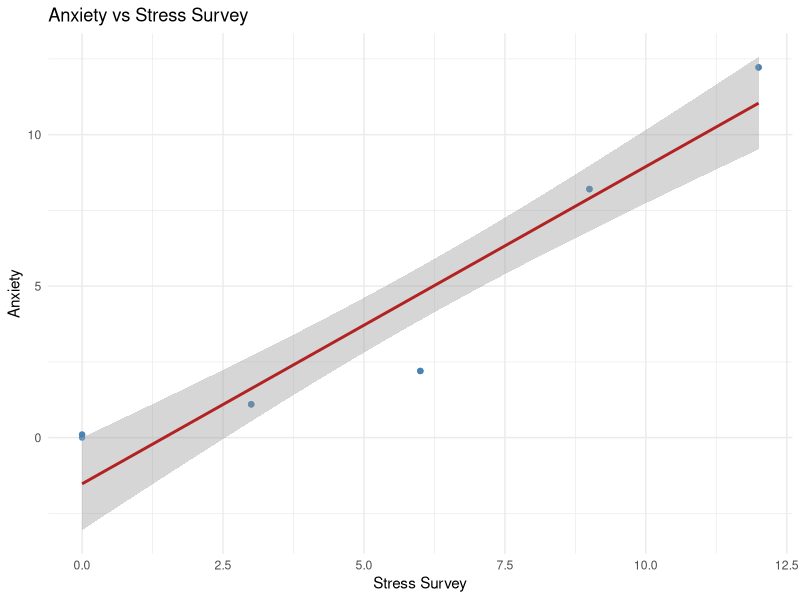
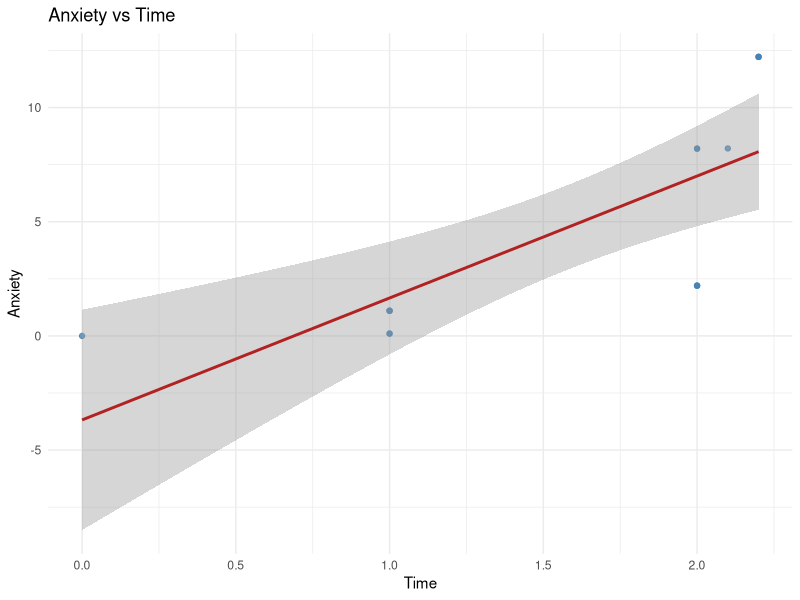

Here is the R script that generated these plots, in order:
## ---- chunk 1
#| echo: false
library(tidyverse)
library(broom)

# Data with known true relationships: Anxiety = Stress + 0.1 × Time
observDF <- tribble(
  ~Stress, ~StressSurvey, ~Time, ~Anxiety,
  0,0,0,0,
  0,0,1,0.1,
  0,0,1,0.1,
  1,3,1,1.1,
  1,3,1,1.1,
  1,3,1,1.1,
  2,6,2,2.2,
  2,6,2,2.2,
  2,6,2,2.2,
  8,9,2,8.2,
  8,9,2,8.2,
  8,9,2.1,8.21,
  12,12,2.2,12.22,
  12,12,2.2,12.22,
  12,12,2.2,12.22
)

observDF
## ---- chunk 2
#| label: anxiety-on-stress-survey
#| echo: false
# Bivariate regression: Anxiety on StressSurvey
model <- lm(Anxiety ~ StressSurvey, data = observDF)
summary(model)
## ---- chunk 3
#| label: plot-anxiety-vs-stresssurvey
#| echo: false
#| fig-cap: "Anxiety vs Stress Survey with fitted regression line and 95% CI"
# Scatter plot with regression line using ggplot2
ggplot(observDF, aes(x = StressSurvey, y = Anxiety)) +
  geom_point(color = "steelblue", alpha = 0.8) +
  geom_smooth(method = "lm", se = TRUE, color = "firebrick", linewidth = 1) +
  labs(
    title = "Anxiety vs Stress Survey",
    x = "Stress Survey",
    y = "Anxiety"
  ) +
  theme_minimal()
## ---- chunk 4
#| label: anxiety-on-time
#| echo: false
# Bivariate regression: Anxiety on Time
model <- lm(Anxiety ~ Time, data = observDF)
summary(model)
## ---- chunk 5
#| label: plot-anxiety-vs-time
#| echo: false
#| fig-cap: "Anxiety vs Time with fitted regression line and 95% CI"
# Scatter plot with regression line using ggplot2
ggplot(observDF, aes(x = Time, y = Anxiety)) +
  geom_point(color = "steelblue", alpha = 0.8) +
  geom_smooth(method = "lm", se = TRUE, color = "firebrick", linewidth = 1) +
  labs(
    title = "Anxiety vs Time",
    x = "Time",
    y = "Anxiety"
  ) +
  theme_minimal()
## ---- chunk 6
#| label: multiple-regression
#| echo: false
# Multiple regression: Anxiety on StressSurvey and Time
model <- lm(Anxiety ~ StressSurvey + Time, data = observDF)
summary(model)
## ---- chunk 7
#| label: multiple-regression-with-stress
#| echo: false
# Multiple regression: Anxiety on Stress and Time
model <- lm(Anxiety ~ Stress + Time, data = observDF)
summary(model)
## ---- chunk 8
#| label: multiple-regression-by-low-high-stress
#| echo: false
# Multiple regression of Anxiety on StressSurvey + Time
# Subsetted by low vs high Stress (median split)

stress_median <- median(observDF$Stress, na.rm = TRUE)
low_stress_df  <- dplyr::filter(observDF, Stress <= stress_median)
high_stress_df <- dplyr::filter(observDF, Stress >  stress_median)

model_low_stress  <- lm(Anxiety ~ StressSurvey + Time, data = low_stress_df)
model_high_stress <- lm(Anxiety ~ StressSurvey + Time, data = high_stress_df)

cat("Low Stress group (<= median) summary:\n")
print(summary(model_low_stress))
cat("\nHigh Stress group (> median) summary:\n")
print(summary(model_high_stress))

# Tidy model-level comparison
glance_tbl <- dplyr::bind_rows(
  broom::glance(model_low_stress)  %>% dplyr::mutate(group = "Low Stress (<= median)"),
  broom::glance(model_high_stress) %>% dplyr::mutate(group = "High Stress (> median)")
) %>% dplyr::select(group, r.squared, adj.r.squared, sigma, df, df.residual, p.value)

print(glance_tbl)

# Tidy coefficient comparison
coef_tbl <- dplyr::bind_rows(
  broom::tidy(model_low_stress)  %>% dplyr::mutate(group = "Low Stress (<= median)"),
  broom::tidy(model_high_stress) %>% dplyr::mutate(group = "High Stress (> median)")
) %>% dplyr::select(group, term, estimate, std.error, statistic, p.value)

print(coef_tbl)
